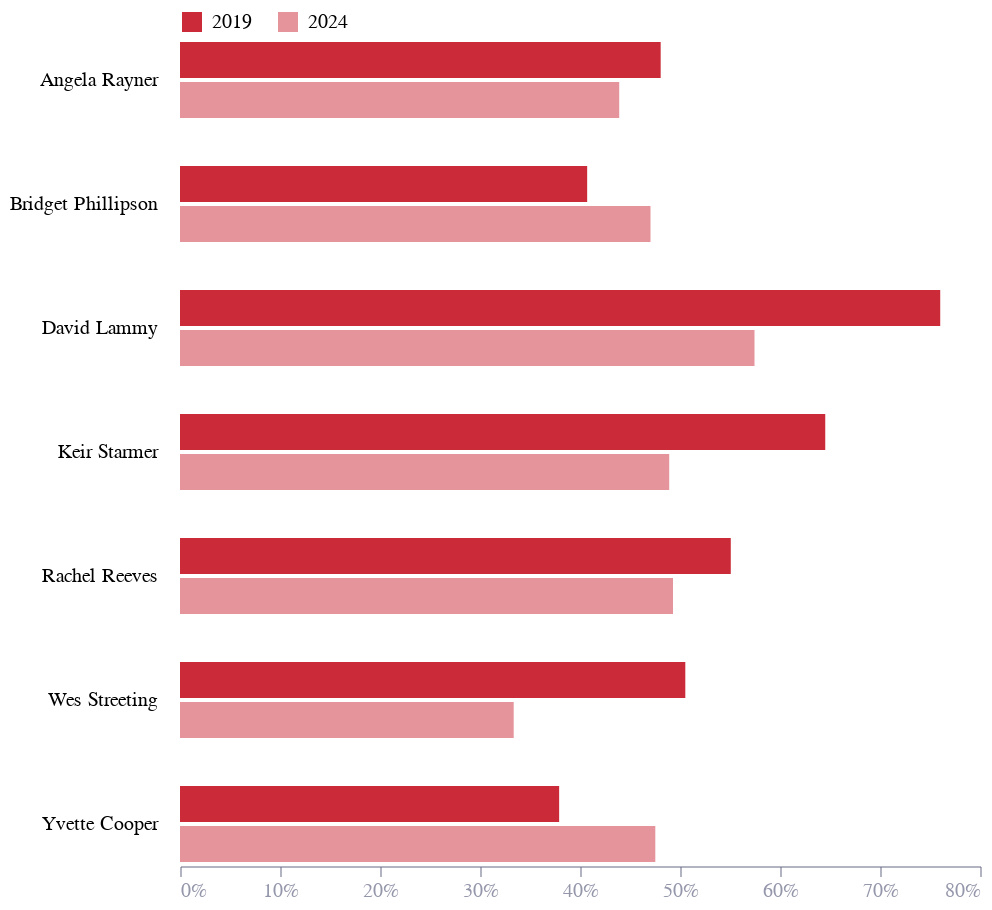

This figure's notebook cell:
### Markdown cell above
# Fig 4

### Code cell
ge_2010_2024 = pd.read_csv("intermediate/ge_2010_2024.csv")

t1 = ge_2010_2024[
    (ge_2010_2024['CandidateName'].isin(["Keir Starmer", "Angela Rayner",
                                         "Rachel Reeves", "Yvette Cooper",
                                         "David Lammy", "Wes Streeting", 
                                         "Bridget Phillipson"])) &
    (ge_2010_2024['GE_ElectionYear'] >= 2019)
].copy()

df = t1.copy()
df = df[['CandidateName', 'GE_ElectionYear', 'VoteShare_LAB']]
df

base = alt.Chart(df).encode(
    row = alt.Row("CandidateName:N", header=alt.Header(title="", labelAngle=0, labelAlign='left' )),
    x=alt.X("VoteShare_LAB", axis=alt.Axis(format='%'), title=''),
    y=alt.Y("GE_ElectionYear:N", axis=alt.Axis(domain=False, ticks=False, labels=False, title='')),
)

bars = base.mark_bar(color="rgb(203, 43, 56)").encode(
    opacity=alt.Opacity("GE_ElectionYear:N", 
                        legend=alt.Legend(
                            orient='none',
                            direction='horizontal',
                            title='',
                            legendY=-15
                        ),
                        scale=alt.Scale(domain=[2019, 2024], range=[1, 0.5]))
)

chart = bars

chart = chart.properties(
    height=40
)

chart.save("fig4.json")
chart.save("fig4.png", scale_factor=2.0)

chart

### Figure 1 — Vega-Lite specification as saved in the notebook (floating-point values rounded to 4 significant figures)
{"config": {"font": "Circular Std", "mark": {"line": {"interpolate": "monotone"}}, "view": {"stroke": "transparent", "width": 400, "height": 300}, "range": {"category": ["#36B7B4", "#E6224B", "#F4C245", "#0063AF", "#00A767", "#179FDB", "#EB5C2E"], "diverging": ["#E6224B", "#E54753", "#C9C9C9", "#179FDB", "#122B39"], "heatmap": ["#C9C9C9", "#179FDB", "#0063AF", "#122B39"], "ordinal": ["#00A767", "#36B7B4", "#179FDB", "#0063AF", "#243B5A"]}, "axisX": {"domainColor": "#676A86", "domainOpacity": 0.5, "grid": false, "labelAngle": 0, "labelColor": "#676A86", "labelOpacity": 0.7, "orient": "bottom", "tickColor": "#676A86", "tickCount": 10, "tickOpacity": 0.5, "title": false, "titleAlign": "center", "titleAnchor": "middle", "titleColor": "#676A86", "titleFontSize": 12, "titleOpacity": 0.8, "titleY": -15}, "axisY": {"domainColor": "#676A86", "domainOpacity": 0.5, "gridColor": "#676A86", "gridDash": [1, 5], "gridOpacity": 0.5, "labelColor": "#676A86", "labelOpacity": 0.7, "labelPadding": 5, "tickColor": "#676A86", "tickCount": 8, "tickOpacity": 0.5, "ticks": false, "titleAlign": "left", "titleAngle": 0, "titleBaseline": "bottom", "titleColor": "#676A86", "titleFontSize": 12, "titleOpacity": 0.8, "titleX": 0, "titleY": -7}}, "data": {"name": "data-66594048d7bb8f63b618a01a2f4b223c"}, "mark": {"type": "bar", "color": "rgb(203, 43, 56)"}, "encoding": {"opacity": {"field": "GE_ElectionYear", "legend": {"direction": "horizontal", "legendY": -15, "orient": "none", "title": ""}, "scale": {"domain": [2019, 2024], "range": [1, 0.5]}, "type": "nominal"}, "row": {"field": "CandidateName", "header": {"labelAlign": "left", "labelAngle": 0, "title": ""}, "type": "nominal"}, "x": {"axis": {"format": "%"}, "field": "VoteShare_LAB", "title": "", "type": "quantitative"}, "y": {"axis": {"domain": false, "labels": false, "ticks": false, "title": ""}, "field": "GE_ElectionYear", "type": "nominal"}}, "height": 40, "$schema": "https://vega.github.io/schema/vega-lite/v5.8.0.json", "datasets": {"data-66594048d7bb8f63b618a01a2f4b223c": [{"CandidateName": "Angela Rayner", "GE_ElectionYear": 2019, "VoteShare_LAB": 0.4807}, {"CandidateName": "Keir Starmer", "GE_ElectionYear": 2019, "VoteShare_LAB": 0.6452}, {"CandidateName": "Bridget Phillipson", "GE_ElectionYear": 2019, "VoteShare_LAB": 0.4072}, {"CandidateName": "Wes Streeting", "GE_ElectionYear": 2019, "VoteShare_LAB": 0.5053}, {"CandidateName": "Rachel Reeves", "GE_ElectionYear": 2019, "VoteShare_LAB": 0.5508}, {"CandidateName": "Yvette Cooper", "GE_ElectionYear": 2019, "VoteShare_LAB": 0.3791}, {"CandidateName": "David Lammy", "GE_ElectionYear": 2019, "VoteShare_LAB": 0.7602}, {"CandidateName": "Angela Rayner", "GE_ElectionYear": 2024, "VoteShare_LAB": 0.4392}, {"CandidateName": "Keir Starmer", "GE_ElectionYear": 2024, "VoteShare_LAB": 0.4892}, {"CandidateName": "Bridget Phillipson", "GE_ElectionYear": 2024, "VoteShare_LAB": 0.4705}, {"CandidateName": "Wes Streeting", "GE_ElectionYear": 2024, "VoteShare_LAB": 0.3337}, {"CandidateName": "Rachel Reeves", "GE_ElectionYear": 2024, "VoteShare_LAB": 0.493}, {"CandidateName": "Yvette Cooper", "GE_ElectionYear": 2024, "VoteShare_LAB": 0.4753}, {"CandidateName": "David Lammy", "GE_ElectionYear": 2024, "VoteShare_LAB": 0.5745}]}}
